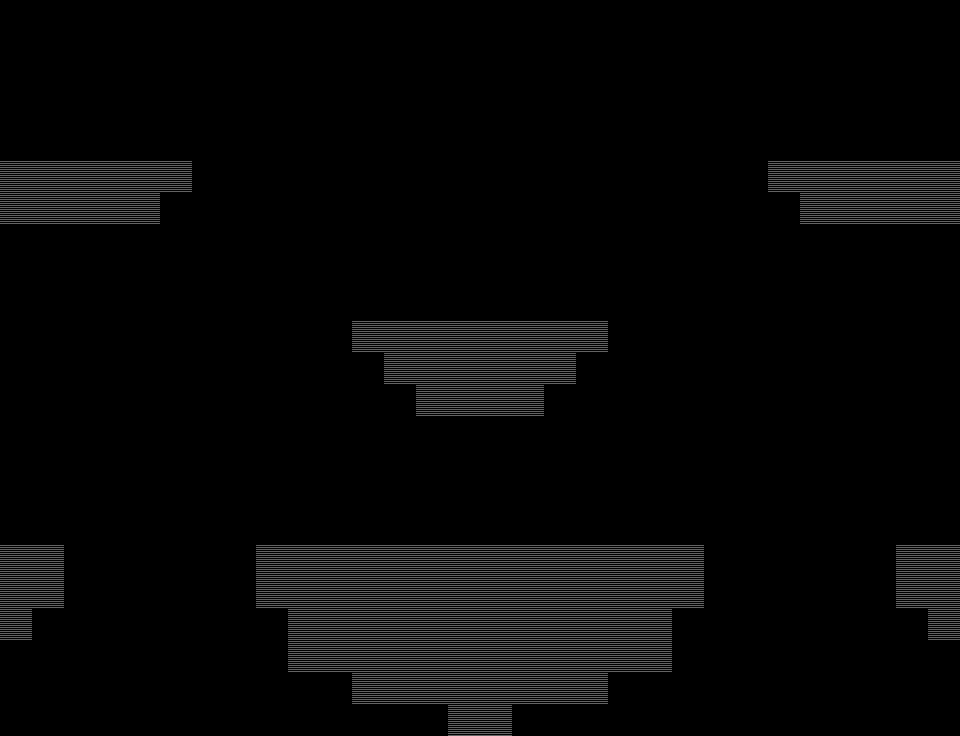

A 2D game scene composited from a Tiled map and its tileset images. What follows is a short description and the map's XML, with every tile layer's data as written:
An orthogonal 30x23 tile map with 32x32 px tiles, 1 tile layer (Tile Layer 1).

<map version="1.2" tiledversion="1.2.1" orientation="orthogonal" renderorder="right-down" width="30" height="23" tilewidth="32" tileheight="32" infinite="0" nextlayerid="2" nextobjectid="1">
 <tileset firstgid="1" source="tile.tsx" />
 <layer id="1" name="Tile Layer 1" width="30" height="23">
  <data encoding="csv">
1,1,1,1,1,1,1,1,1,1,1,1,1,1,1,1,1,1,1,1,1,1,1,1,1,1,1,1,1,1,
1,1,1,1,1,1,1,1,1,1,1,1,1,1,1,1,1,1,1,1,1,1,1,1,1,1,1,1,1,1,
1,1,1,1,1,1,1,1,1,1,1,1,1,1,1,1,1,1,1,1,1,1,1,1,1,1,1,1,1,1,
1,1,1,1,1,1,1,1,1,1,1,1,1,1,1,1,1,1,1,1,1,1,1,1,1,1,1,1,1,1,
1,1,1,1,1,1,1,1,1,1,1,1,1,1,1,1,1,1,1,1,1,1,1,1,1,1,1,1,1,1,
2,2,2,2,2,2,1,1,1,1,1,1,1,1,1,1,1,1,1,1,1,1,1,1,2,2,2,2,2,2,
2,2,2,2,2,1,1,1,1,1,1,1,1,1,1,1,1,1,1,1,1,1,1,1,1,2,2,2,2,2,
1,1,1,1,1,1,1,1,1,1,1,1,1,1,1,1,1,1,1,1,1,1,1,1,1,1,1,1,1,1,
1,1,1,1,1,1,1,1,1,1,1,1,1,1,1,1,1,1,1,1,1,1,1,1,1,1,1,1,1,1,
1,1,1,1,1,1,1,1,1,1,1,1,1,1,1,1,1,1,1,1,1,1,1,1,1,1,1,1,1,1,
1,1,1,1,1,1,1,1,1,1,1,2,2,2,2,2,2,2,2,1,1,1,1,1,1,1,1,1,1,1,
1,1,1,1,1,1,1,1,1,1,1,1,2,2,2,2,2,2,1,1,1,1,1,1,1,1,1,1,1,1,
1,1,1,1,1,1,1,1,1,1,1,1,1,2,2,2,2,1,1,1,1,1,1,1,1,1,1,1,1,1,
1,1,1,1,1,1,1,1,1,1,1,1,1,1,1,1,1,1,1,1,1,1,1,1,1,1,1,1,1,1,
1,1,1,1,1,1,1,1,1,1,1,1,1,1,1,1,1,1,1,1,1,1,1,1,1,1,1,1,1,1,
1,1,1,1,1,1,1,1,1,1,1,1,1,1,1,1,1,1,1,1,1,1,1,1,1,1,1,1,1,1,
1,1,1,1,1,1,1,1,1,1,1,1,1,1,1,1,1,1,1,1,1,1,1,1,1,1,1,1,1,1,
2,2,1,1,1,1,1,1,2,2,2,2,2,2,2,2,2,2,2,2,2,2,1,1,1,1,1,1,2,2,
2,2,1,1,1,1,1,1,2,2,2,2,2,2,2,2,2,2,2,2,2,2,1,1,1,1,1,1,2,2,
2,1,1,1,1,1,1,1,1,2,2,2,2,2,2,2,2,2,2,2,2,1,1,1,1,1,1,1,1,2,
1,1,1,1,1,1,1,1,1,2,2,2,2,2,2,2,2,2,2,2,2,1,1,1,1,1,1,1,1,1,
1,1,1,1,1,1,1,1,1,1,1,2,2,2,2,2,2,2,2,1,1,1,1,1,1,1,1,1,1,1,
1,1,1,1,1,1,1,1,1,1,1,1,1,1,2,2,1,1,1,1,1,1,1,1,1,1,1,1,1,1
</data>
 </layer>
</map>